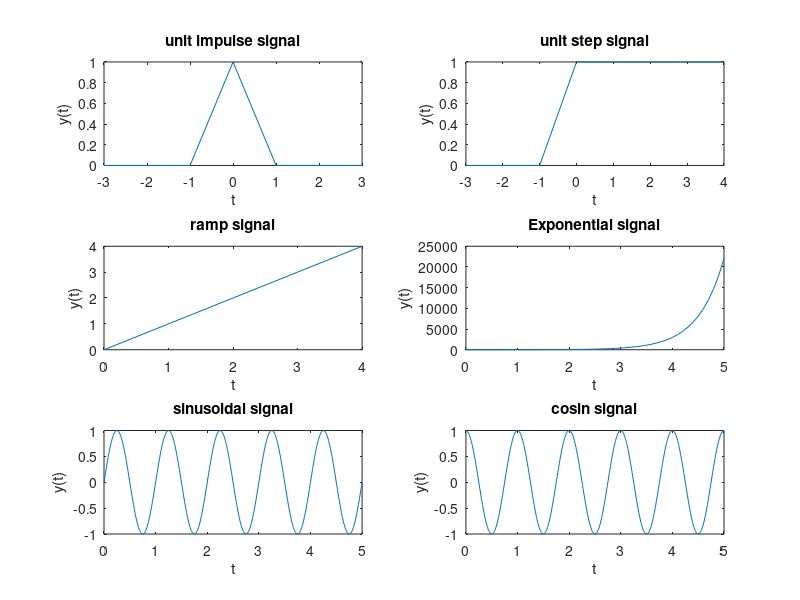

The MATLAB source for this figure:
% discrete time signals
clc;
clear all;
t=-3:1:3;
y=[zeros(1,3),ones(1,1),zeros(1,3)];
subplot(3,2,1);
stem(t,y);
xlabel('n');
ylabel('y(n)');
title('unit impulse signal');

t=-3:1:4;
y=[zeros(1,3),ones(1,5)];
subplot(3,2,2);
stem(t,y);
xlabel('n');
ylabel('y(n)');
title('unit step signal');

t=0:1:4;
y=t;
subplot(3,2,3);
stem(t,y);
xlabel('n');
ylabel('y(n)');
title('ramp signal');

t=0:.1:5;
a=2
y=exp(a*t);
subplot(3,2,4);
stem(t,y);
xlabel('n');
ylabel('y(n)');
title('Exponential signal');

t=0:.01:5;
y=sin(2*pi*t);
subplot(3,2,5);
stem(t,y);
xlabel('n');
ylabel('y(n)');
title('sinusoidal signal');

t=0:.01:5;
y=cos(2*pi*t);
subplot(3,2,6);
stem(t,y);
xlabel('n');
ylabel('y(n)');
title('cosin signal');

% continuous time signals
clc;
clear all;
t=-3:1:3;
y=[zeros(1,3),ones(1,1),zeros(1,3)];
subplot(3,2,1);
plot(t,y);
xlabel('t');
ylabel('y(t)');
title('unit impulse signal');

t=-3:1:4;
y=[zeros(1,3),ones(1,5)];
subplot(3,2,2);
plot(t,y);
xlabel('t');
ylabel('y(t)');
title('unit step signal');

t=0:1:4;
y=t;
subplot(3,2,3);
plot(t,y);
xlabel('t');
ylabel('y(t)');
title('ramp signal');

t=0:.1:5;
a=2
y=exp(a*t);
subplot(3,2,4);
plot(t,y);
xlabel('t');
ylabel('y(t)');
title('Exponential signal');

t=0:.01:5;
y=sin(2*pi*t);
subplot(3,2,5);
plot(t,y);
xlabel('t');
ylabel('y(t)');
title('sinusoidal signal');

t=0:.01:5;
y=cos(2*pi*t);
subplot(3,2,6);
plot(t,y);
xlabel('t');
ylabel('y(t)');
title('cosin signal');


